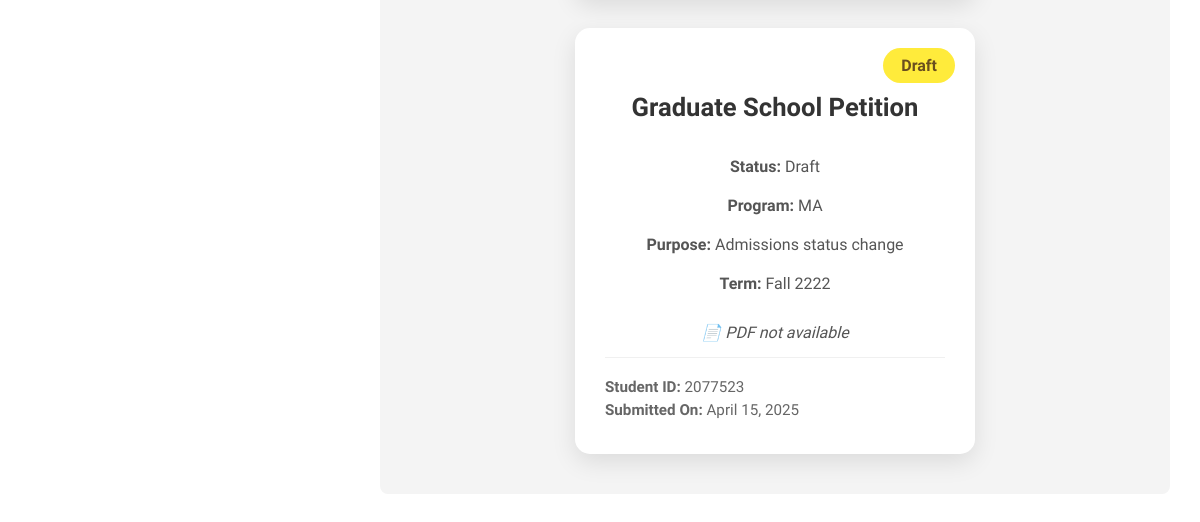
The page /approval-requests/ (signed in, lower part) on the database as committed earlier.
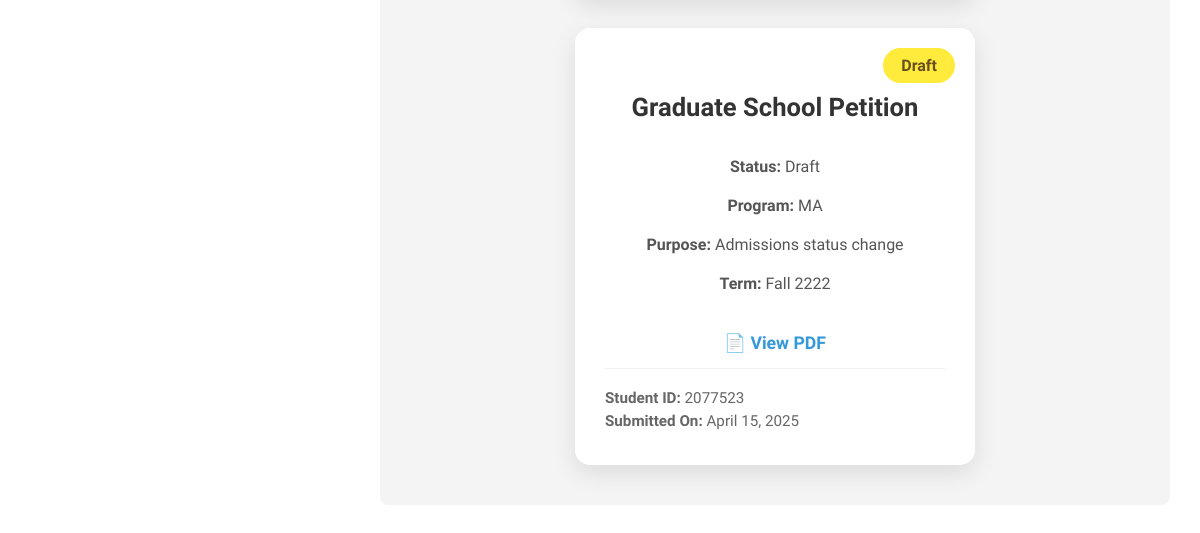
The same page on the database as committed later.
### usr_mgmt_app/models.py (models this page shows)
class PetitionRequest(models.Model):
    STATUS_CHOICES = [
        ('Draft', 'Draft'),
        ('Pending', 'Pending Review'),
        ('Returned', 'Returned for Revision'),
        ('Approved', 'Approved'),
    ]
    user = models.ForeignKey(UserProfile, on_delete=models.CASCADE, related_name="petition_requests")
    student_id = models.CharField(max_length=7, default="0000000")
    middle_name = models.CharField(max_length=50, blank=True, null=True)
    email = models.EmailField(default="example@example.com")
    phone = models.CharField(max_length=15, default="000-000-0000")
    career = models.CharField(max_length=20, default="GRAD")  # GRAD, PRFL
    program = models.CharField(max_length=20, default="Unknown Program")  # PhD, MA, MS, etc.
    plan_code = models.CharField(max_length=20, default="Unknown Plan")
    term = models.CharField(max_length=10, default="Fall")  # Fall, Spring, Summer
    year = models.CharField(max_length=4, default="2025")
    purpose = models.CharField(max_length=2, default="10")
    other_purpose = models.CharField(max_length=200, blank=True, null=True)
    institution_name = models.CharField(max_length=100, blank=True, null=True)
    city_state_zip = models.CharField(max_length=100, blank=True, null=True)
    transfer_start_term = models.CharField(max_length=10, blank=True, null=True)
    transfer_start_year = models.CharField(max_length=4, blank=True, null=True)
    transfer_end_term = models.CharField(max_length=10, blank=True, null=True)
    transfer_end_year = models.CharField(max_length=4, blank=True, null=True)
    credit_description = models.TextField(blank=True, null=True)
    hours_transferred = models.CharField(max_length=5, blank=True, null=True)
    requested_hours = models.CharField(max_length=5, blank=True, null=True)
    explanation = models.TextField(default="No explanation provided")
    status = models.CharField(max_length=20, choices=STATUS_CHOICES, default='Draft')
    pdf_document = models.FileField(upload_to='generated_pdfs/', null=True, blank=True)
    created_at = models.DateTimeField(auto_now_add=True)
    def __str__(self):
        return f"Petition Request {self.id} by {self.user.username} - {self.status}"
    def get_status_display(self):
        return dict(self.STATUS_CHOICES)[self.status]

### usr_mgmt_app/views.py (the view)
# urls.py: path('approval-requests/', views.approval_requests, name='approval_requests'),
def approval_requests(request):
    print("Current User:", request.user)
    print("Is Authenticated?", request.user.is_authenticated)
    user_thesis_requests = ThesisRequest.objects.filter(user=request.user)
    user_withdrawal_requests = WithdrawalRequest.objects.filter(user=request.user)
    user_rcl_requests = ReducedCourseLoadRequest.objects.filter(user=request.user)
    user_petition_requests = PetitionRequest.objects.filter(user=request.user)  # Added this line
    print("Thesis Requests:", list(user_thesis_requests))
    print("Withdrawal Requests:", list(user_withdrawal_requests))
    print("Reduced Course Load Requests:", list(user_rcl_requests))
    print("Petition Requests:", list(user_petition_requests))  # Added this line
    return render(request, "approval_requests.html", {
        "thesis_requests": user_thesis_requests,
        "withdrawal_requests": user_withdrawal_requests,
        "rcl_requests": user_rcl_requests,
        "petition_requests": user_petition_requests,  # Added this line
    })

### usr_mgmt_app/models.py (called while the page is built)
    def __str__(self):
        return f"{self.username} ({self.role})"

    def __str__(self):
        return f"Thesis Request {self.id} by {self.user.username} - {self.status}"

    def __str__(self):
        return f"Withdrawal Request {self.id} by {self.user.username} - {self.status}"

    def __str__(self):
        return f"RCL Request {self.id} by {self.user.username} - {self.status}"

### templates/approval_requests.html (shortened to what this page needs)
{% load static %}
<!DOCTYPE html>
<html lang="en">
<head>
    <link rel="stylesheet" href="{% static 'css/dashboard.css' %}">
    <link rel="stylesheet" href="{% static 'css/approval.css' %}">
</head>
<body>
    <div class="main-content">
<section class="form-tracking-section">
    <div class="tracking-container">
        {% for request in petition_requests %}
        <div class="tracking-card">
            <div class="tracking-card-content">
                <h3>Graduate School Petition</h3>
                <p><strong>Status:</strong> {{ request.status }}</p> <span class="status-badge status-{{ request.status|lower }}">{{ request.get_status_display }}</span>
                <p><strong>Program:</strong> {{ request.program }}</p>
                <p><strong>Purpose:</strong>
                    {% if request.purpose == "1" %}Update program status/action
                    {% elif request.purpose == "2" %}Admissions status change
                    {% elif request.purpose == "3" %}Add new concurrent degree objective
                    {% elif request.purpose == "4" %}Change current degree objective
                    {% elif request.purpose == "5" %}Degree requirement exception
                    {% elif request.purpose == "6" %}Leave of Absence
                    {% elif request.purpose == "7" %}Reinstatement to discontinued career
                    {% elif request.purpose == "8" %}Request to apply to graduate after deadline
                    {% elif request.purpose == "9" %}Transfer Credit
                    {% elif request.purpose == "10" %}Other: {{ request.other_purpose }}
                    {% endif %}
                </p>
                <p><strong>Term:</strong> {{ request.term }} {{ request.year }}</p>
                {% if request.pdf_document %}
                    <a href="{{ request.pdf_document.url }}" class="pdf-link" target="_blank">📄 View PDF</a>
                {% else %}
                    <p class="pdf-unavailable">📄 PDF not available</p>
                {% endif %}
            </div>
            <div class="additional-info">
                <p><strong>Student ID:</strong> {{ request.student_id }}</p>
                <p><strong>Submitted On:</strong> {{ request.created_at|date:"F j, Y" }}</p>
            </div>
        </div>
        {% empty %}
        <p class="no-forms-message">No petition requests found.</p>
        {% endfor %}
    </div>
</section>
    </div>
</body>
</html>

Rows that differ between the two databases and show on the page:
changed PetitionRequest "Draft": pdf_document "📄 PDF not available" → "📄 View PDF"
